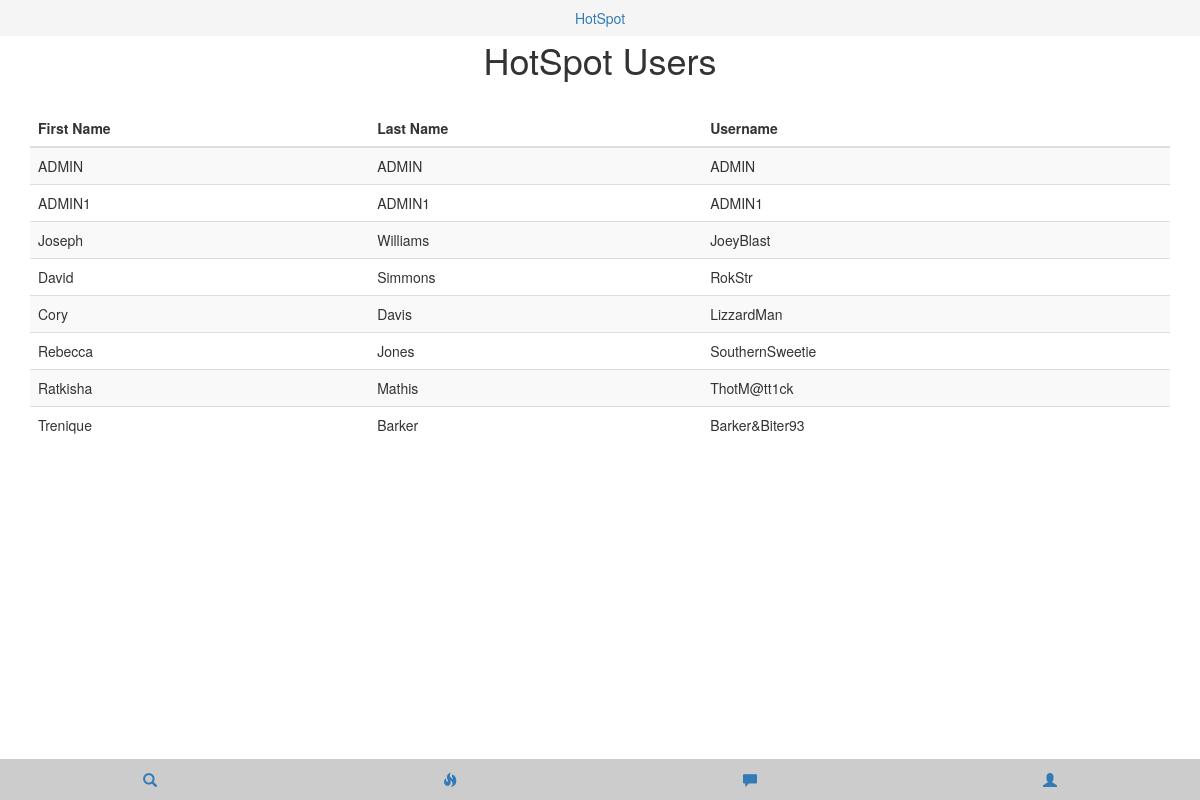
Page /usertable.php on the committed database.
### tables this page shows
CREATE TABLE `user` (
  `U_ID` int(7) NOT NULL,
  `U_ACCT_TYPE` char(1) NOT NULL,
  `U_USERNAME` char(255) NOT NULL,
  `U_F_NAME` char(255) NOT NULL,
  `U_L_NAME` char(255) NOT NULL,
  `U_DOB` date NOT NULL,
  `U_HOME_LAT_DEG` int(2) NOT NULL,
  `U_HOME_LAT_MIN` int(2) NOT NULL,
  `U_HOME_LAT_SEC` int(2) NOT NULL,
  `U_HOME_LONG_DEG` int(2) NOT NULL,
  `U_HOME_LONG_MIN` int(2) NOT NULL,
  `U_HOME_LONG_SEC` int(2) NOT NULL,
  `U_SCHOOL` char(255) DEFAULT NULL,
  `U_PHONE` bigint(20) DEFAULT NULL,
  `U_IMAGE` blob
);

### usertable.php (the view, shortened to what this page needs)
<!DOCTYPE html>
<html lang="en">
  <head>
    <link rel="stylesheet" type="text/css" href="css/template.css">
    <link rel="stylesheet" type="text/css" href="css/bootstrap-theme.min.css">
  </head>
  <body>
    <div class="container">
      <?php include("header.php"); ?>
      <br style="line-height:38px;" />
      <h1 class="text-center">HotSpot Users</h1><br/>
      <table class="table table-striped">
        <thead>
          <tr><th>First Name</th><th>Last Name</th><th>Username</th>
          </tr>
        </thead>
        <tbody>
          <?php
          include("connection.php");
          $conn = new mysqli($servername, $username, $password, $db);
          $sql = "SELECT U_F_NAME, U_L_NAME, U_USERNAME FROM USER";
          $result = $conn->query($sql);
          if ($result->num_rows > 0) {
              while($row = $result->fetch_assoc()) {
                  echo "<tr><td>".$row["U_F_NAME"]."</td><td>".$row["U_L_NAME"].
                  "</td><td>".$row["U_USERNAME"]."</td></tr>";
              }
          } else {
              echo "0 results";
          }
          ?>
        </tbody>
      </table>
    </div>
    <?php include("nav.php"); ?>
  </body>
</html>

### header.php (shortened to what this page needs)
<!DOCTYPE html>
<html lang="en">
  <head>
  </head>
  <body>
    <ol class="breadcrumb navbar-fixed-top text-center">
      <li><a href="list.php">HotSpot</a></li>
    </ol>
  </body>
</html>

### nav.php (shortened to what this page needs)
<!DOCTYPE html>
<html lang="en">
  <head>
  </head>
  <body>
    <ul class="nav nav-tabs nav-justified">
      <li role="presentation" data-toggle="modal" data-target="#modal-1">
        <a href="#"><span class="glyphicon glyphicon-search" aria-hidden="true">
        </span></a>
      </li>
      <li role="presentation"><a href="fire.php"><span class="glyphicon
      glyphicon-fire" aria-hidden="true"></span></a></li>
      <li role="presentation"><a href="message.php"><span class="glyphicon
      glyphicon-comment" aria-hidden="true"></span></a></li>
      <li role="presentation">
        <a href="myprofile.php">
          <span class="glyphicon glyphicon-user" aria-hidden="true">
          </span>
        </a>
      </li>
    </ul>
  </body>
</html>

### rows in the picture
user: U_F_NAME "ADMIN", U_L_NAME "ADMIN", U_USERNAME "ADMIN"
user: U_F_NAME "ADMIN1", U_L_NAME "ADMIN1", U_USERNAME "ADMIN1"
user: U_F_NAME "Joseph", U_L_NAME "Williams", U_USERNAME "JoeyBlast"
user: U_F_NAME "David", U_L_NAME "Simmons", U_USERNAME "RokStr"
user: U_F_NAME "Cory", U_L_NAME "Davis", U_USERNAME "LizzardMan"
user: U_F_NAME "Rebecca", U_L_NAME "Jones", U_USERNAME "SouthernSweetie"
user: U_F_NAME "Ratkisha", U_L_NAME "Mathis", U_USERNAME "ThotM@tt1ck"
user: U_F_NAME "Trenique", U_L_NAME "Barker", U_USERNAME "Barker&Biter93"
